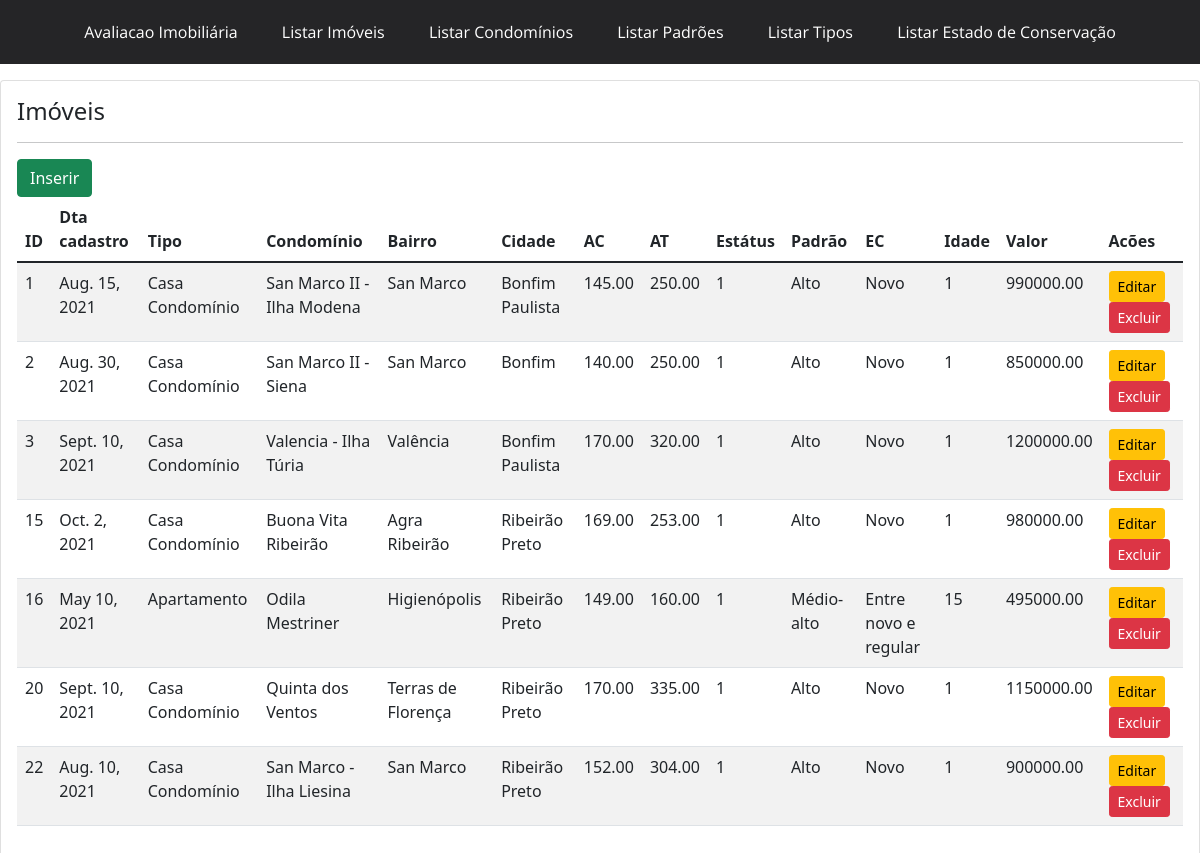
The page /imoveis/ on the database as committed earlier.
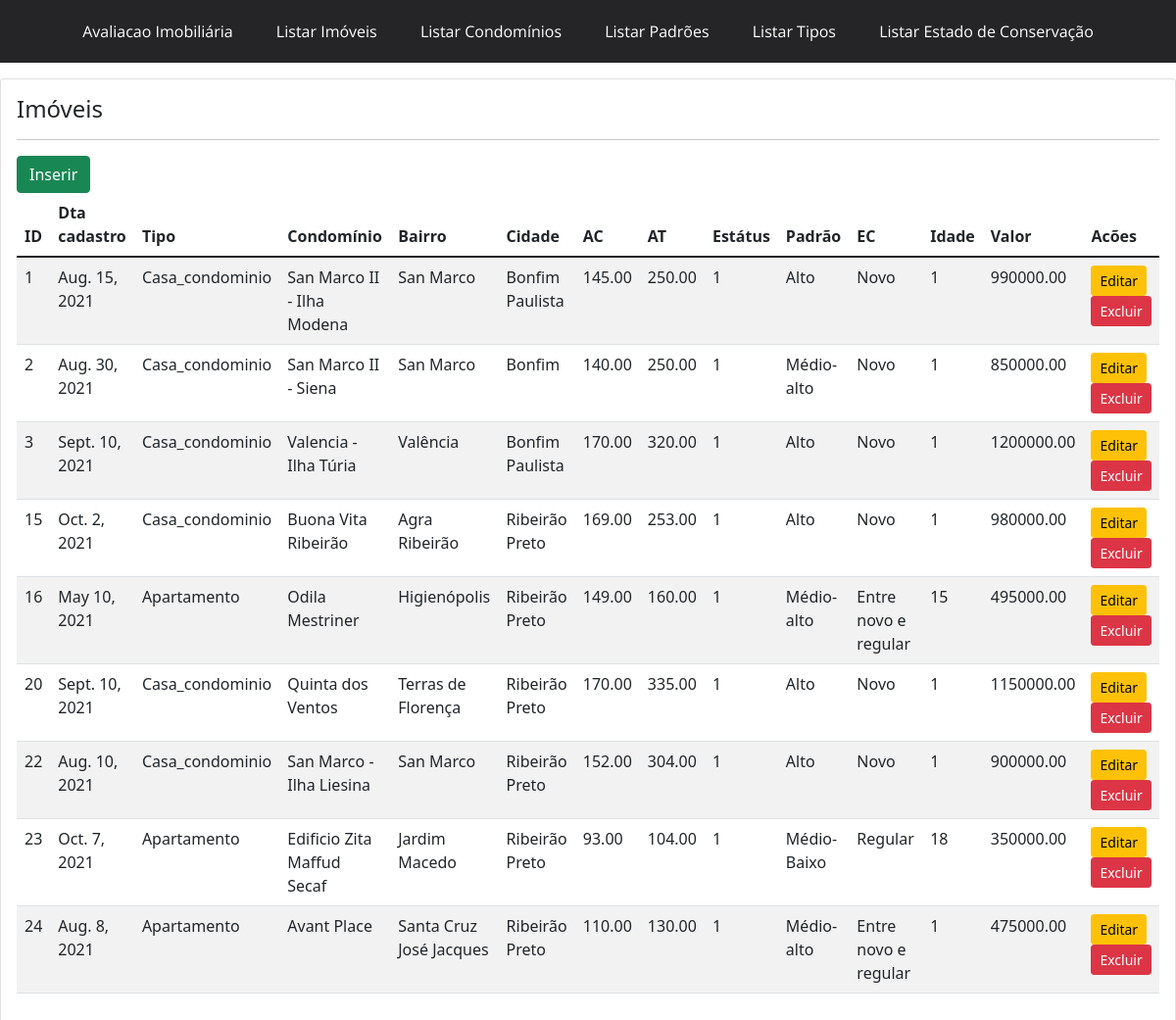
The same page on the database as committed later.
### portal/models.py (models this page shows, shortened)
class Imovel(models.Model):
    valordevenda = models.DecimalField(db_column='valorDeVenda', max_digits=10, decimal_places=2, blank=False, null=False, default=0, verbose_name='Valor de venda')  # Field name made lowercase.
    nomecondominio = models.ForeignKey(Nomecondominio, on_delete=models.CASCADE,  blank=True, null=True, verbose_name='Condominio')
    idade = models.IntegerField(blank=True)
    bairro = models.CharField(max_length=100, blank=True)
    cidade = models.CharField(max_length=200, blank=True)
    aconstruida = models.DecimalField(blank=False, null=False, default=0, max_digits=10, decimal_places=2,  verbose_name='Área Construída/Útil')
    atotal = models.DecimalField(blank=False, null=False, default=0, max_digits=10, decimal_places=2, verbose_name='Área Total')
    dtacadastro = models.DateField(db_column='dtaCadastro', blank=True, null=True, verbose_name='Data de cadastro')  # Field name made lowercase.
    status = models.CharField(max_length=1, choices=status_choices)
    padrao = models.ForeignKey(Padrao, on_delete=models.CASCADE, blank=True)
    estadoconser = models.ForeignKey(Estadoconser, on_delete=models.CASCADE, blank=True, verbose_name='Estado de Conservação')  # Field name made lowercase.
    tipo = models.ForeignKey(Tipo, on_delete=models.CASCADE, blank=True)
    corretor = models.ForeignKey(Corretor, on_delete=models.CASCADE, blank=True)
    vidautil = models.ForeignKey(Vidautil, on_delete=models.CASCADE, blank=True,  verbose_name='Vida Útil')  # Field name made lowercase.
    class Meta:
        unique_together = ['padrao', 'tipo', 'nomecondominio', 'estadoconser', 'corretor', 'vidautil']

class Tipo(models.Model):
    nome = models.CharField(max_length=100, blank=True, null=True)
    class Meta:
       ordering = ['nome']

class Nomecondominio(models.Model):
    nome = models.CharField(max_length=300)
    endereco = models.CharField(max_length=300, blank=True, null=True)
    cidade = models.CharField(max_length=100, blank=True, null=True)
    uf = models.CharField(db_column='UF', max_length=2, blank=True, null=True)  # Field name made lowercase.
    class Meta:
       ordering = ['nome']

class Padrao(models.Model):
    nome = models.CharField(max_length=100, blank=True, null=True)

class Estadoconser(models.Model):
    nome = models.CharField(max_length=100, blank=True, null=True)
    codigo = models.CharField(max_length=1, blank=True, null=True)

### portal/views.py (the view)
# urls.py: path('imoveis/', views.imovel, name='imoveis'),
def imovel(request):
    imoveis = Imovel.objects.all()
    context = {
        'imoveis': imoveis
    }
    return render(request, 'portal/imoveis.html', context)

### portal/templates/portal/imoveis.html
{% extends 'base.html' %}
{% block content %}
<div class = "card">
<div class="card-body">
 <h4> Imóveis </h4>
 <hr>
 <a class ="btn btn-success" href="{% url 'imovel_add' %}">Inserir</a>
    <table class = "table table-striped">
      <thead>
        <tr>
            <th>ID</th>
            <th>Dta cadastro</th>
            <th>Tipo</th>
            <th>Condomínio</th>
            <th>Bairro</th>
            <th>Cidade</th>
            <th>AC</th>
            <th>AT</th>
            <th>Estátus</th>
            <th>Padrão</th>
            <th>EC</th>
            <th>Idade</th>
            <th>Valor</th>
            <th>Acões</th>
        </tr>
      </thead>
      <tbody>
         {%  for imovel in imoveis %}
         <tr>
             <td>{{ imovel.id  }} </td>
             <td>{{ imovel.dtacadastro  }} </td>
             <td>{{ imovel.tipo.nome }}</td>
             <td>{{ imovel.nomecondominio.nome }} </td>
             <td>{{ imovel.bairro }}</td>
             <td>{{ imovel.cidade }} </td>
             <td>{{ imovel.aconstruida }} </td>
             <td>{{ imovel.atotal }} </td>
             <td>{{ imovel.status }} </td>
             <td>{{ imovel.padrao.nome }} </td>
             <td>{{ imovel.estadoconser.nome }} </td>
             <td>{{ imovel.idade }} </td>
             <td>{{ imovel.valordevenda }} </td>
             <td>
                 <a class ="btn btn-warning btn-sm" href="{% url 'editar' imovel.id %}">Editar</a>
                 <a class ="btn btn-danger btn-sm" href="{% url 'imovel_delete' imovel.id %}" onclick="return confirm ('Tem certeza que deseja excluir o imovel de id: {{ imovel.id }} ?  ')">Excluir</a>
             </td>
         </tr>
         {% endfor %}
      </tbody>
  </table>
</div>
</div>
{% endblock %}

### portal/templates/base.html (shortened to what this page needs)
{% load static %}
<!DOCTYPE html>
<html lang="pt-br">
<head>
    <link rel="stylesheet" type="text/css" href="{%  static 'css/styles.css' %}">
    <link href="https://cdn.jsdelivr.net/npm/bootstrap@5.1.3/dist/css/bootstrap.min.css" rel="stylesheet">
</head>
<body>
<nav id="menu-h">
<ul>
    <li><a href="{% url 'home' %}">Avaliacao Imobiliária</a></li>
    <li><a href="{% url 'imoveis' %}">Listar Imóveis</a></li>
    <li><a href="{% url 'condominio' %}">Listar Condomínios</a></li>
    <li><a href="{% url 'padrao' %}">Listar Padrões</a></li>
    <li><a href="{% url 'tipo' %}">Listar Tipos</a></li>
    <li><a href="{% url 'estadoConservacao' %}">Listar Estado de Conservação</a></li>
</ul>
</nav>
{% block content %}
{% endblock %}
</body>
</html>

### static/css/styles.css (style rules this page uses)
#menu-h { margin: 0 auto; text-align: center; box-sizing: border-box; font-family: 'Open Sans', sans-serif; background-color: rgb(37, 37, 39); }
#menu-h ul { list-style: none; padding: 0; }
#menu-h ul li { display: inline; }
#menu-h ul li a { color: #FFF; padding: 20px; display: inline-block; text-decoration: none; transition: background .4s; }

Rows that differ between the two databases and show on the page:
changed through a linked row, Imovel "Aug. 15, 2021": tipo.nome "Casa Condomínio" → "Casa_condominio"
changed Imovel "Aug. 30, 2021": tipo.nome "Casa Condomínio" → "Casa_condominio"; padrao.nome "Alto" → "Médio-alto"
changed through a linked row, Imovel "Valência": tipo.nome "Casa Condomínio" → "Casa_condominio"
changed through a linked row, Imovel "Oct. 2, 2021": tipo.nome "Casa Condomínio" → "Casa_condominio"
changed through a linked row, Imovel "Terras de Florença": tipo.nome "Casa Condomínio" → "Casa_condominio"
changed through a linked row, Imovel "Aug. 10, 2021": tipo.nome "Casa Condomínio" → "Casa_condominio"
added Imovel: id "23", dtacadastro "Oct. 7, 2021", tipo.nome "Apartamento", nomecondominio.nome "Edificio Zita Maffud Secaf", bairro "Jardim Macedo", cidade "Ribeirão Preto", aconstruida "93.00", atotal "104.00", status "1", padrao.nome "Médio-Baixo", estadoconser.nome "Regular", idade "18", valordevenda "350000.00"
added Imovel: id "24", dtacadastro "Aug. 8, 2021", tipo.nome "Apartamento", nomecondominio.nome "Avant Place", bairro "Santa Cruz José Jacques", cidade "Ribeirão Preto", aconstruida "110.00", atotal "130.00", status "1", padrao.nome "Médio-alto", estadoconser.nome "Entre novo e regular", idade "1", valordevenda "475000.00"
